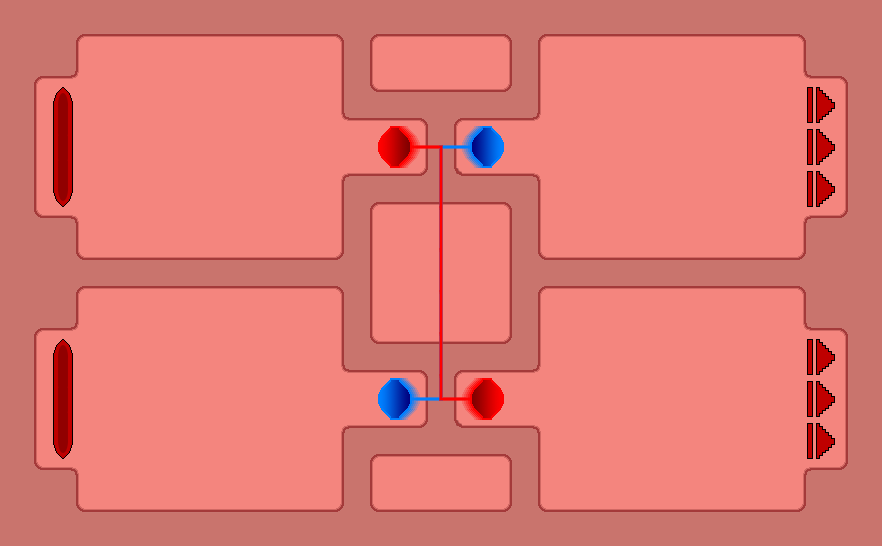

The image is a tile-based game level rendered from a .tmx file. Its description and complete source (layers, tilesets, objects, tile grids) follow:
An orthogonal 21x13 tile map with 42x42 px tiles, 3 tile layers (background, veins, arteries), 3 tilesets and 38 objects (24x wall, 3x artery, 3x vein, 2x artery_entrance, 2x vein_entrance, ...).

<map version="1.2" tiledversion="1.3.5" orientation="orthogonal" renderorder="right-down" width="21" height="13" tilewidth="42" tileheight="42" infinite="0" nextlayerid="11" nextobjectid="136">
 <tileset firstgid="1" source="body_tiles.tsx" />
 <tileset firstgid="49" source="artery_and_vein.tsx" />
 <tileset firstgid="89" source="start_and_goal.tsx" />
 <layer id="1" name="background" width="21" height="13">
  <data encoding="csv">
13,38,42,42,42,42,42,42,3,42,42,42,3,42,42,42,42,42,42,2,13,
38,45,1,1,1,1,1,1,29,1,13,1,29,1,1,1,1,1,1,9,2,
30,1,1,1,1,1,1,1,10,41,23,41,46,1,1,1,1,1,1,1,6,
30,1,1,1,1,1,1,1,1,1,29,1,1,1,1,1,1,1,1,1,6,
30,1,1,1,1,1,1,1,22,41,47,41,34,1,1,1,1,1,1,1,6,
26,33,1,1,1,1,1,1,29,1,1,1,29,1,1,1,1,1,1,21,14,
13,39,41,41,41,41,41,41,35,13,1,13,11,41,41,41,41,41,41,15,13,
38,45,1,1,1,1,1,1,29,1,1,1,29,1,1,1,1,1,1,9,2,
30,1,1,1,1,1,1,1,10,41,23,41,46,1,1,1,1,1,1,1,6,
30,1,1,1,1,1,1,1,1,1,29,1,1,1,1,1,1,1,1,1,6,
30,1,1,1,1,1,1,1,22,41,47,41,34,1,1,1,1,1,1,1,6,
26,33,1,1,1,1,1,1,29,1,1,1,29,1,1,1,1,1,1,21,14,
13,26,18,18,18,18,18,18,27,18,18,18,27,18,18,18,18,18,18,14,13
</data>
 </layer>
 <layer id="8" name="veins" width="21" height="13">
  <data encoding="csv">
0,0,0,0,0,0,0,0,0,0,0,0,0,0,0,0,0,0,0,0,0,
0,0,0,0,0,0,0,0,0,0,0,0,0,0,0,0,0,0,0,0,0,
0,0,0,0,0,0,0,0,0,0,0,0,0,0,0,0,0,0,0,0,0,
0,0,0,0,0,0,0,0,0,0,83,74,0,0,0,0,0,0,0,0,0,
0,0,0,0,0,0,0,0,0,0,82,0,0,0,0,0,0,0,0,0,0,
0,0,0,0,0,0,0,0,0,0,82,0,0,0,0,0,0,0,0,0,0,
0,0,0,0,0,0,0,0,0,0,82,0,0,0,0,0,0,0,0,0,0,
0,0,0,0,0,0,0,0,0,0,82,0,0,0,0,0,0,0,0,0,0,
0,0,0,0,0,0,0,0,0,0,82,0,0,0,0,0,0,0,0,0,0,
0,0,0,0,0,0,0,0,0,54,63,0,0,0,0,0,0,0,0,0,0,
0,0,0,0,0,0,0,0,0,0,0,0,0,0,0,0,0,0,0,0,0,
0,0,0,0,0,0,0,0,0,0,0,0,0,0,0,0,0,0,0,0,0,
0,0,0,0,0,0,0,0,0,0,0,0,0,0,0,0,0,0,0,0,0
</data>
 </layer>
 <layer id="7" name="arteries" width="21" height="13">
  <data encoding="csv">
0,0,0,0,0,0,0,0,0,0,0,0,0,0,0,0,0,0,0,0,0,
0,0,0,0,0,0,0,0,0,1,1,1,0,0,0,0,0,0,0,0,0,
0,92,0,0,0,0,0,0,0,0,0,0,0,0,0,0,0,0,0,96,0,
0,95,0,0,0,0,0,0,0,50,51,0,0,0,0,0,0,0,0,96,0,
0,98,0,0,0,0,0,0,0,0,62,0,0,0,0,0,0,0,0,96,0,
0,0,0,0,0,0,0,0,0,1,62,1,0,0,0,0,0,0,0,0,0,
0,0,0,0,0,0,0,0,0,1,62,1,0,0,0,0,0,0,0,0,0,
0,0,0,0,0,0,0,0,0,1,62,1,0,0,0,0,0,0,0,0,0,
0,92,0,0,0,0,0,0,0,0,62,0,0,0,0,0,0,0,0,96,0,
0,95,0,0,0,0,0,0,0,0,71,70,0,0,0,0,0,0,0,96,0,
0,98,0,0,0,0,0,0,0,0,0,0,0,0,0,0,0,0,0,96,0,
0,0,0,0,0,0,0,0,0,0,0,0,0,0,0,0,0,0,0,0,0,
0,0,0,0,0,0,0,0,0,0,0,0,0,0,0,0,0,0,0,0,0
</data>
 </layer>
 <objectgroup id="4" name="obstacles">
  <object id="97" name="wall" x="0" y="0" width="42" height="546" />
  <object id="98" name="wall" x="840" y="0" width="42" height="546" />
  <object id="99" name="wall" x="42" y="0" width="798" height="42" />
  <object id="100" name="wall" x="42" y="504" width="798" height="42" />
  <object id="101" name="wall" x="42" y="42" width="42" height="42" />
  <object id="102" name="wall" x="42" y="462" width="42" height="42" />
  <object id="103" name="wall" x="42" y="210" width="42" height="126" />
  <object id="104" name="wall" x="84" y="252" width="252" height="42" />
  <object id="105" name="wall" x="336" y="84" width="210" height="42" />
  <object id="106" name="wall" x="336" y="42" width="42" height="42" />
  <object id="107" name="wall" x="504" y="42" width="42" height="42" />
  <object id="108" name="wall" x="798" y="210" width="42" height="126" />
  <object id="109" name="wall" x="798" y="42" width="42" height="42" />
  <object id="110" name="wall" x="798" y="462" width="42" height="42" />
  <object id="111" name="wall" x="546" y="252" width="252" height="42" />
  <object id="112" name="wall" x="336" y="168" width="210" height="42" />
  <object id="113" name="wall" x="336" y="336" width="210" height="42" />
  <object id="114" name="wall" x="336" y="210" width="42" height="126" />
  <object id="115" name="wall" x="504" y="210" width="42" height="126" />
  <object id="116" name="wall" x="336" y="420" width="210" height="42" />
  <object id="117" name="wall" x="336" y="462" width="42" height="42" />
  <object id="118" name="wall" x="504" y="462" width="42" height="42" />
  <object id="119" name="wall" x="420" y="126" width="42" height="42" />
  <object id="120" name="wall" x="420" y="378" width="42" height="42" />
  <object id="122" name="artery_entrance" x="336" y="126" width="84" height="42" />
  <object id="123" name="artery" x="378" y="126" width="84" height="42" />
  <object id="124" name="vein_entrance" x="462" y="126" width="84" height="42" />
  <object id="125" name="vein" x="420" y="126" width="84" height="42" />
  <object id="126" name="vein" x="378" y="378" width="84" height="42" />
  <object id="127" name="artery" x="420" y="378" width="84" height="42" />
  <object id="128" name="vein_entrance" x="336" y="378" width="84" height="42" />
  <object id="129" name="artery_entrance" x="462" y="378" width="84" height="42" />
  <object id="130" name="start0" x="42" y="84" width="42" height="126" />
  <object id="131" name="start1" x="42" y="336" width="42" height="126" />
  <object id="132" name="goal" x="798" y="84" width="42" height="126" />
  <object id="133" name="goal" x="798" y="336" width="42" height="126" />
  <object id="134" name="artery" x="420" y="168" width="42" height="210" />
  <object id="135" name="vein" x="420" y="168" width="42" height="210" />
 </objectgroup>
</map>